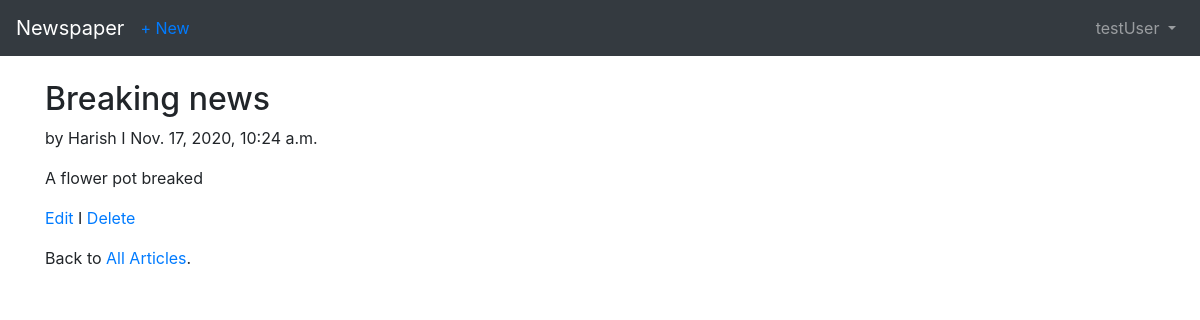
Page /articles/1/ (signed in) on the committed database.
### users/models.py (models this page shows)
class CustomUser(AbstractUser):
    age = models.PositiveIntegerField(default=0)

### articles/models.py (models this page shows, shortened)
class Article(models.Model):
    title = models.CharField(max_length=255)
    body = models.TextField()
    date = models.DateTimeField(auto_now_add=True)
    author = models.ForeignKey(get_user_model(),on_delete=models.CASCADE,)

### articles/views.py (the view)
# urls.py: path('<int:pk>/',views.ArticleDetailView.as_view(), name='article_detail'),
class ArticleDetailView(LoginRequiredMixin,DetailView):
    model = models.Article
    login_url = 'login'
    template_name = 'articles/article_detail.html'

### templates/articles/article_detail.html
{% extends 'base.html' %} {% block content %}
<div class="article-entry">
    <h2>{{ object.title }}</h2>
    <p>by {{ object.author }} I {{ object.date }}</p>
    <p> {{ object.body }}</p>
</div>
<p><a href=" {% url 'article_edit' article.pk %}">Edit</a> I <a href=" {%url 'article_delete' article.pk %}">Delete</a></p>
<p>Back to <a href=" {% url 'article_list' %}">All Articles</a>.</p>
{% endblock content %}

### templates/base.html (shortened to what this page needs)
<!doctype html>
<html lang="en">
{% load crispy_forms_tags %}
<head>
    <link rel="stylesheet" href="https://cdn.jsdelivr.net/npm/bootstrap@4.5.3/dist/css/bootstrap.min.css">
</head>
<body>
    <nav class="navbar navbar-expand-md navbar-dark bg-dark mb-4">
        <a class="navbar-brand" href="{% url 'home' %}">Newspaper</a> {% if user.is_authenticated %}
        <ul class="navbar-nav mr-auto">
            <li class="nav-item"><a href=" {% url 'article_new' %}">+ New</a></li>
        </ul>
        {% endif %}
        <div class="collapse navbar-collapse" id="navbarCollapse">
            {% if user.is_authenticated %}
            <ul class="navbar-nav ml-auto">
                <li class="nav-item">
                    <a class="nav-link dropdown-toggle" href="#" id="userMenu" data-toggle="dropdown" aria-haspopup="true" aria-expanded="false">
                  {{ user.username }}
                </a>
                </li>
            </ul>
            {% endif %}
        </div>
    </nav>
    <div class="container">
        {% block content %} {% endblock %}
    </div>
</html>

### rows in the picture
CustomUser: username "testUser"
Article: title "Breaking news", author "Harish", date "Nov. 17, 2020, 10:24 a.m.", body "A flower pot breaked"
